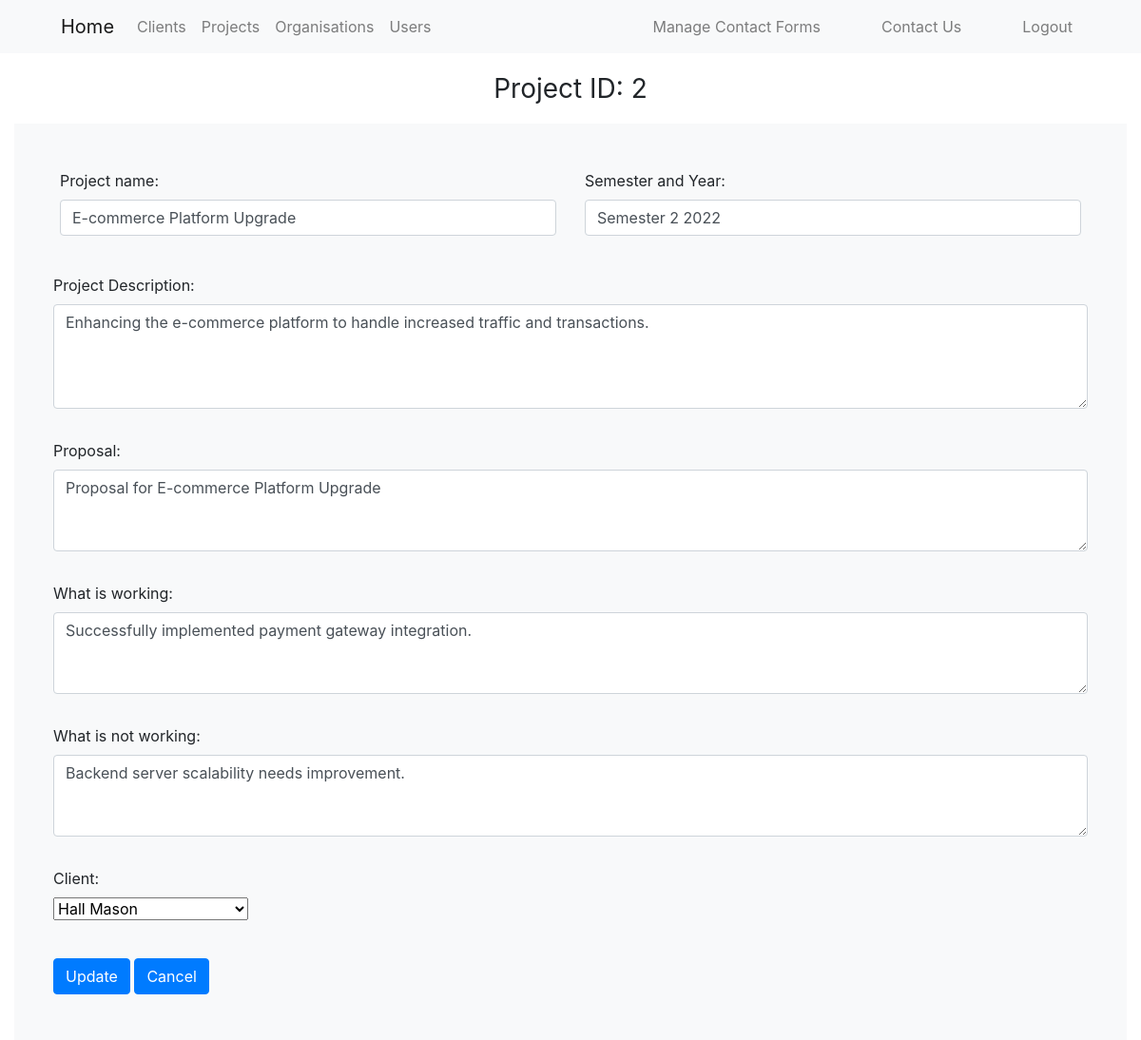
/project_pages/update.php?project_id=2 (signed in), run on the app's committed database.
### tables this page shows
CREATE TABLE PROJECTS (
    project_id INT PRIMARY KEY AUTO_INCREMENT,
    project_name VARCHAR(100) NOT NULL,
    semester_and_year VARCHAR(20),
    project_description TEXT,
    proposal TEXT,
    what_is_working TEXT,
    what_is_not_working TEXT,
    client_id INT,
    FOREIGN KEY (client_id) REFERENCES CLIENTS(client_id)
);

### project_pages/update.php (the view, shortened to what this page needs)
<?php
require_once("../authentication.php");
if ($_SERVER['REQUEST_METHOD'] == 'POST'):
    try {
            $query = "UPDATE `projects` SET
                  `project_name` = :project_name,
                  `semester_and_year` = :semester_and_year,
                  `project_description` = :project_description,
                  `proposal` = :proposal,
                  `what_is_working` = :what_is_working,
                  `what_is_not_working` = :what_is_not_working,
                  `client_id` = :client_id
            WHERE `project_id` = :project_id";
            $stmt = $dbh->prepare($query);
            $stmt->execute(['project_name' => $_POST['project_name'],
                'semester_and_year' => $_POST['semester_and_year'],
                'project_description' => $_POST['project_description'],
                'proposal' => $_POST['proposal'],
                'what_is_working' => $_POST['what_is_working'],
                'what_is_not_working' => $_POST['what_is_not_working'],
                'client_id' => $_POST['client_id'],
                'project_id' => $_GET['project_id']
            ]);
        header('Location: index.php');
    } catch (PDOException $e) {
        displayPDOError($e);
    }
else:
    $stmt = $dbh->prepare("SELECT * FROM `projects` WHERE `project_id` = :project_id");
    $stmt->execute(['project_id' => $_GET['project_id']]);
    if ($stmt->rowCount() == 1 && $row = $stmt->fetchObject()): ?>
        <!doctype html>
        <html lang="en">
        <head>
            <link href="https://cdn.jsdelivr.net/npm/bootstrap@5.3.1/dist/css/bootstrap.min.css" rel="stylesheet">
            <link rel="stylesheet" href="https://maxcdn.bootstrapcdn.com/bootstrap/4.5.2/css/bootstrap.min.css">
        </head>
        <body>
        <div class="text-center mt-3 mb-3">
            <div class="fs-3">
                <p>Project ID: <?= $row->project_id?></p>
            </div>
        </div>
        <div class="container-fluid">
            <div class="bg-light pt-5 pb-5">
                <div class="ms-5 me-5">
                    <form class="row g-3" method="post">
                        <div class="col-md-6">
                            <label for="project_name" class="form-label">Project name:</label><br>
                            <input type="text" class="form-control" maxlength="100" id="project_name" name="project_name" size="40" value="<?=$row->project_name?>" required><br>
                        </div>
                        <div class="col-md-6">
                            <label for="semester_and_year" class="form-label">Semester and Year:</label><br>
                            <select id="semester_and_year" name="semester_and_year" class="form-control" required>
                                <?php
                                $currentYear = date("Y");
                                for ($year = $currentYear - 10; $year <= $currentYear + 5; $year++) {
                                    for ($semester = 1; $semester <= 2; $semester++) {
                                        $label = "Semester " . $semester . " " . $year;
                                        $value = "Semester " . $semester . " " . $year;
                                        $selected = ($row->semester_and_year === $value) ? 'selected' : '';
                                        echo '<option value="' . $value . '" ' . $selected . '>' . $label . '</option>';
                                    }
                                }
                                ?>
                            </select><br>
                        </div>
                        <div class="form-group">
                            <label for="project_description" class="form-label">Project Description:</label><br>
                            <textarea class="form-control" id="project_description" name="project_description" rows="4" maxlength="500" required><?=$row->project_description?></textarea>
                        </div>
                        <div class="form-group">
                            <label for="proposal" class="form-label">Proposal:</label><br>
                            <textarea class="form-control" id="proposal" name="proposal" rows="3" maxlength="500" required><?=$row->proposal?></textarea>
                        </div>
                        <div class="form-group">
                            <label for="what_is_working" class="form-label">What is working:</label><br>
                            <textarea class="form-control" id="what_is_working" name="what_is_working" rows="3" maxlength="500" required><?=$row->what_is_working?></textarea>
                        </div>
                        <div class="form-group">
                            <label for="what_is_not_working" class="form-label">What is not working:</label><br>
                            <textarea class="form-control" id="what_is_not_working" name="what_is_not_working" rows="3" maxlength="500" required><?=$row->what_is_not_working?></textarea>
                        </div>
                        <div>
                            <label for="client_id">Client:</label><br>
                            <select id="client_id" name="client_id">
                                <?php
                                $stmtClients = $dbh->prepare("SELECT * FROM `clients` ORDER BY `first_name`");
                                $stmtClients->execute();
                                while ($clientRow = $stmtClients->fetch(PDO::FETCH_ASSOC)) {
                                    $selected = ($clientRow['client_id'] == $row->client_id) ? 'selected' : '';
                                    echo '<option value="' . $clientRow['client_id'] . '" ' . $selected . '>' . $clientRow['first_name'] . " " . $clientRow['surname'] . '</option>';
                                }
                                ?>
                            </select><br><br>
                        </div>
                            <div>
                                <button type="submit" class="btn btn-primary">Update</button>
                                <a class="btn btn-primary" href="index.php" role="button">Cancel</a>
                            </div>
                    </form>
                </div>
            </div>
        </div>
        </body>
        </html>
    <?php else:
        header('Location: index.php');
    endif;
endif; ?>

### data on the page
projects: project_id "2", project_name "E-commerce Platform Upgrade", project_description "Enhancing the e-commerce platform to handle increased traffic and transactions.", proposal "Proposal for E-commerce Platform Upgrade", what_is_working "Successfully implemented payment gateway integration.", what_is_not_working "Backend server scalability needs improvement."

### other printed values
form field semester_and_year "Semester 2 2022"
form field client_id "Hall Mason"
